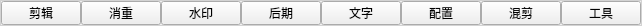
        <widget class="QSplitter" name="splitter">
         <property name="styleSheet">
          <string notr="true">QSplitter{
border:1px solid rgb(211, 211, 211);
}
</string>
         </property>
         <property name="orientation">
          <enum>Qt::Horizontal</enum>
         </property>
         <widget class="QWidget" name="layoutWidget">
          <layout class="QHBoxLayout" name="horizontalLayout">
           <property name="spacing">
            <number>0</number>
           </property>
           <item>
            <widget class="QPushButton" name="p_edit">
             <property name="styleSheet">
              <string notr="true"/>
             </property>
             <property name="text">
              <string>剪辑</string>
             </property>
            </widget>
           </item>
           <item>
            <widget class="QPushButton" name="p_removal">
             <property name="styleSheet">
              <string notr="true"/>
             </property>
             <property name="text">
              <string>消重</string>
             </property>
            </widget>
           </item>
           <item>
            <widget class="QPushButton" name="p_watermark">
             <property name="styleSheet">
              <string notr="true"/>
             </property>
             <property name="text">
              <string>水印</string>
             </property>
            </widget>
           </item>
           <item>
            <widget class="QPushButton" name="p_ending">
             <property name="styleSheet">
              <string notr="true"/>
             </property>
             <property name="text">
              <string>后期</string>
             </property>
            </widget>
           </item>
           <item>
            <widget class="QPushButton" name="p_letter">
             <property name="styleSheet">
              <string notr="true"/>
             </property>
             <property name="text">
              <string>文字</string>
             </property>
            </widget>
           </item>
           <item>
            <widget class="QPushButton" name="p_setting">
             <property name="styleSheet">
              <string notr="true"/>
             </property>
             <property name="text">
              <string>配置</string>
             </property>
            </widget>
           </item>
           <item>
            <widget class="QPushButton" name="p_mix">
             <property name="styleSheet">
              <string notr="true"/>
             </property>
             <property name="text">
              <string>混剪</string>
             </property>
            </widget>
           </item>
           <item>
            <widget class="QPushButton" name="p_tools">
             <property name="text">
              <string>工具</string>
             </property>
            </widget>
           </item>
           <item>
            <spacer name="horizontalSpacer">
             <property name="orientation">
              <enum>Qt::Horizontal</enum>
             </property>
             <property name="sizeHint" stdset="0">
              <size>
               <width>40</width>
               <height>20</height>
              </size>
             </property>
            </spacer>
           </item>
          </layout>
         </widget>
        </widget>
